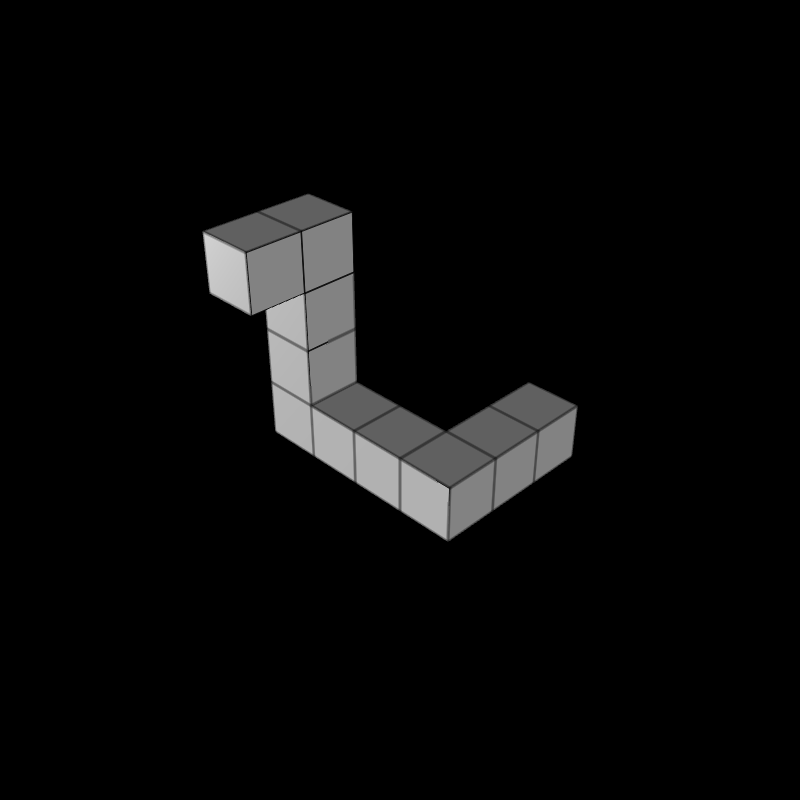
#> input picture Example_Cube.png, 800 x 800 px; its folder holds only this picture in this run
$ python 03_remove_crop_mirror.py
#> lines starting #> are read from the running program, lines starting #| are printed output that depends on the picture
from PIL import Image, ImageOps
import os, glob

# Function to crop images
def cropImage(a,b):
#> called with a = 'Example_Cube.png', b = (200, 200, 1000, 1000)
    datas = Image.open(a)
#> datas is the input picture: PIL image 800x800 RGBA; mean R, G, B, A 9.9, 9.9, 9.9, 255
    datas = datas.crop(b)
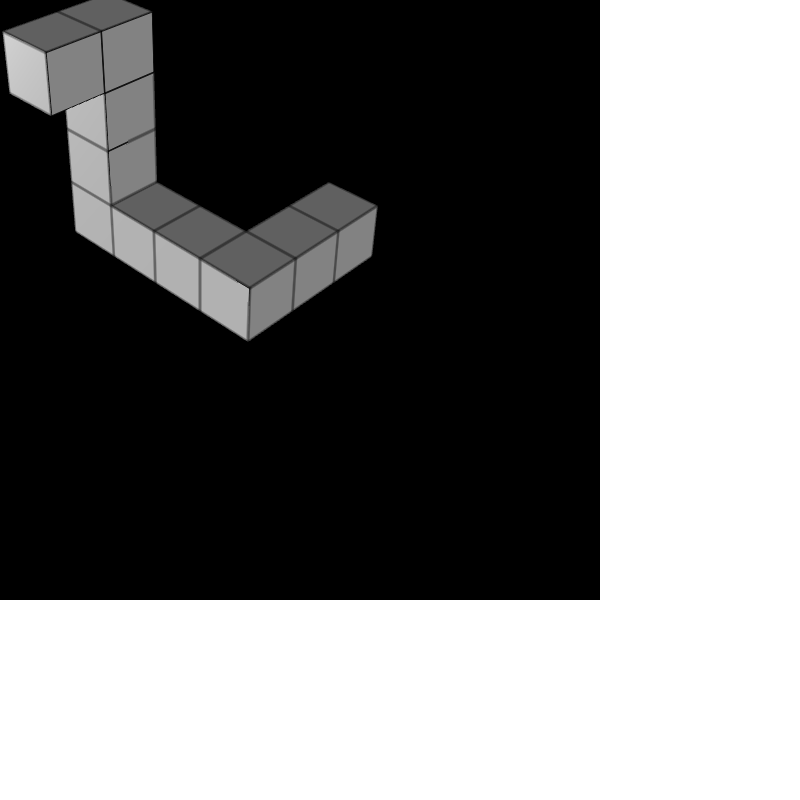
#> datas: PIL image 800x800 RGBA; mean R, G, B, A 9.8, 9.8, 9.8, 143.4; transparent parts drawn white
    datas.save('cropped/'+a)
    print('Cropped '+a)

# Function to remove solid color background
def removeBackground(a):
    img = Image.open(a)#image path and name
    img = img.convert('RGBA')
    datas = img.getdata()
    newData = []
    for item in datas:
        if item[0] == 0 and item[1] == 0 and item[2] == 0:
            newData.append((255, 255, 255, 0))#black:255,255,255,0
        else:
            newData.append(item)
    img.putdata(newData)
    img.save('transp/'+a, 'PNG')#converted image name
    print('Removed Background of '+a)

## Call on the above functions to edit images
# Specify image path
path='/Users/dingchao/Downloads'

os.chdir(path)
images=glob.glob('*.png')
for image in images:
    # Crop image
    if not os.path.isdir(path+'/cropped'):
        os.mkdir(path+'/cropped')
    cropImage(image,(200,200,1000,1000))
    '''
    # Remove black background for image
    if not os.path.isdir(path+'/transp'):
        os.mkdir(path+'/transp')
    removeBackground(image)
    '''

## Mirror images
os.chdir(path+'/cropped')
images=glob.glob('*.png')
for image in images:
    img = Image.open(image)
    img_mirror = ImageOps.mirror(img)
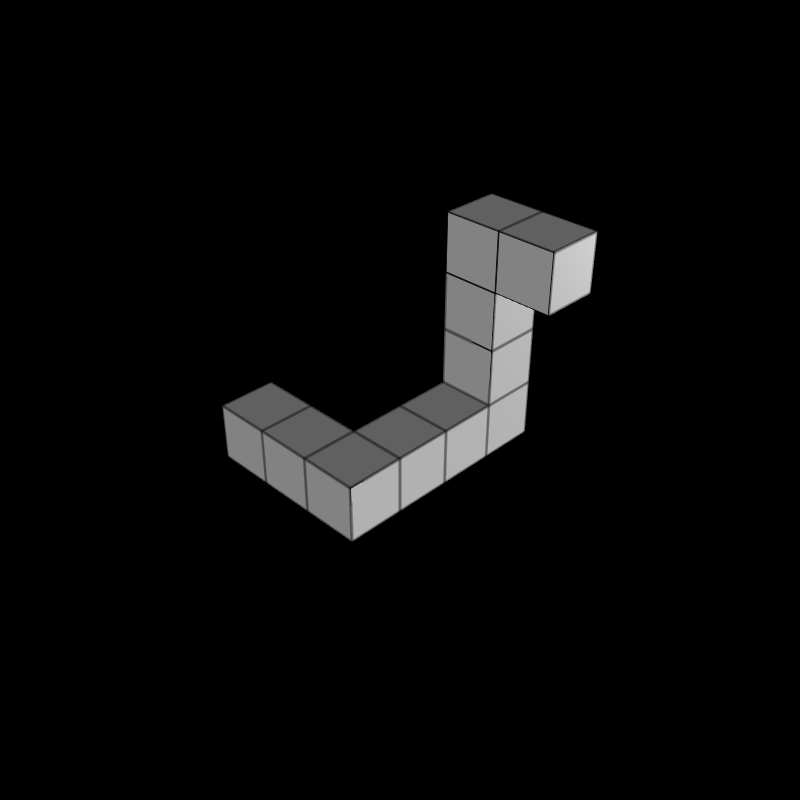
#> img_mirror: PIL image 800x800 RGBA; mean R, G, B, A 9.9, 9.9, 9.9, 255
    img_mirror.save(image.replace('a','b'))
    print('Created mirror image of '+image)
